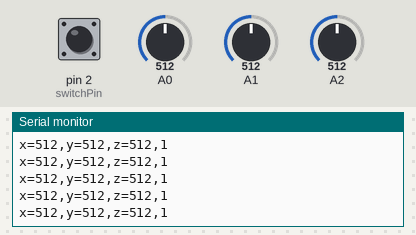
The sketch below on a simulated Arduino Uno, built with avr-gcc and run on an emulated ATmega328P. Parts: the last lines printed to the serial monitor. Inputs (shaded band) come from the test bench; at power-on: A0 = 512, A1 = 512, A2 = 512, pin 2 (switchPin) HIGH.

Above: at 1.2 s.
1.3 s: A0 set to 716
At 1.56 s:
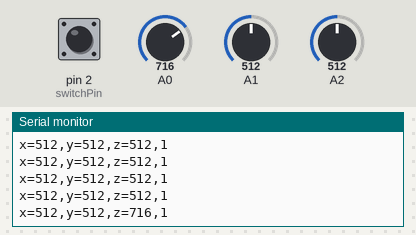
2.8 s: A1 set to 716
At 2.97 s:
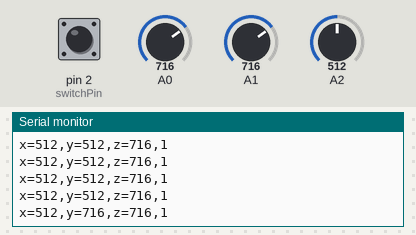
4.3 s: A2 set to 716
At 4.38 s:
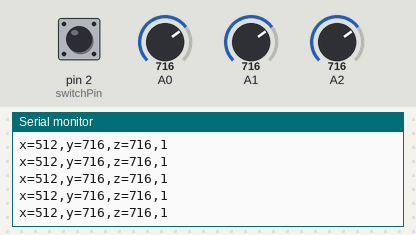
5.8 s: pin 2 (switchPin) pulled LOW for 0.25 s
At 5.98 s:
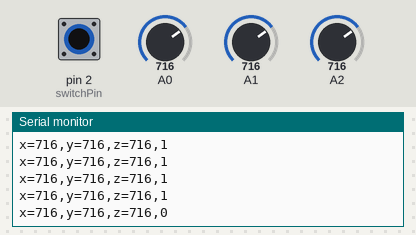
7.5 s: A0 set to 900
At 7.59 s:
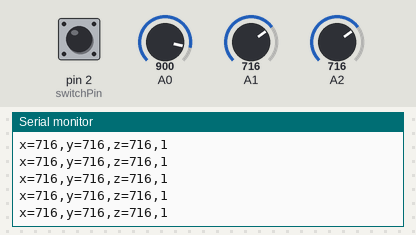
9.0 s: pin 2 (switchPin) pulled LOW for 1 s
At 9.2 s:
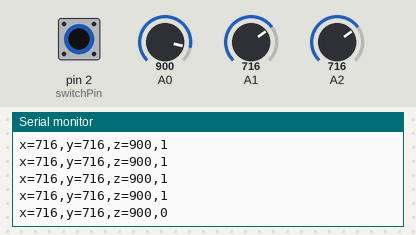
Timing chart, 0 to 12.0 s (numbered marks = the images above; inputs shaded):
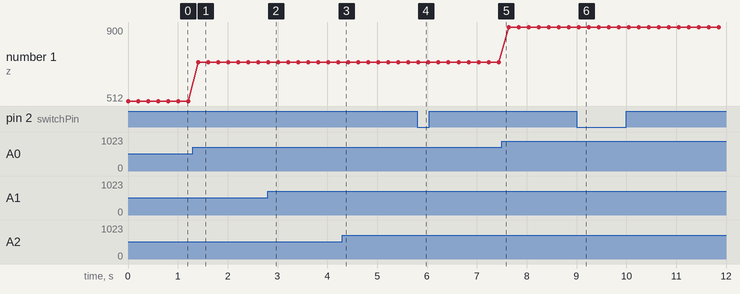

Measured:
- after the input at 1.3 s, the serial monitor: prints a new line after 0.11 s (image 1)
- after the input at 2.8 s, the serial monitor: prints a new line at once (image 2)
- after the input at 5.8 s, the serial monitor: prints a new line at once (image 4)
- after the input at 9.0 s, the serial monitor: prints a new line at once (image 6)
- plotted number 1: 512 → 716 after the input at 1.3 s, 716 → 900 after the input at 7.5 s

The sketch:

CubeSpin.ino
```cpp
const int switchPin = 2;      // digital input

void setup() {
  Serial.begin(9600);
  // configure the digital input:
  pinMode(switchPin, INPUT);
}

void loop() {
   int sensorValue = analogRead(A2);
   // print the results:
   Serial.print("x=");
   Serial.print(sensorValue);
   Serial.print(",");

   // read the sensor:
   sensorValue = analogRead(A1);
   // print the results:
   Serial.print("y=");
   Serial.print(sensorValue);
   Serial.print(",");

   // read the sensor:
   sensorValue = analogRead(A0);
   // print the results:
   Serial.print("z=");
   Serial.print(sensorValue);
   Serial.print(",");

   // read the sensor:
   sensorValue = digitalRead(switchPin);
   // print the last reading with a println() so that
   // each set of three readings prints on a line by itself:
   Serial.println(sensorValue);
   delay(200);
 }
```
